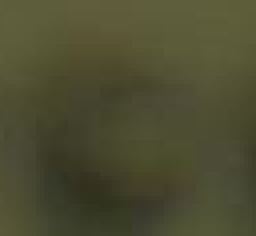
#> input picture Meta_Atoms/Array_1Crop/Array_1Crop_1,10.bmp, 64 x 59 px (shown 4 times larger); its folder holds only this picture in this run
$ jupyter execute --allow-errors KMeans_Clustering_Analysis.ipynb   (older library calls are emulated)
#> lines starting #> are read from the running program, lines starting #| are printed output that depends on the picture; after the words box and inside, x2 and y2 are one past the last pixel; in counts of white or black regions, pixels touching at a corner belong together
# High-Throughput Meta-Atom Defect Classification via K-Means Clustering

**Automated defect detection in metasurface arrays using unsupervised machine learning**

This notebook demonstrates a scalable pipeline for:
1. Automated segmentation of metasurface arrays into individual meta-atoms
2. Multi-dimensional feature extraction
3. K-Means clustering for defect categorization
4. Statistical validation and visualization

[cell 1]
import os
import cv2
import numpy as np
import matplotlib.pyplot as plt
import matplotlib.gridspec as gridspec
from matplotlib.patches import Rectangle, Circle
from matplotlib.colors import LinearSegmentedColormap
import glob
from pathlib import Path
from collections import Counter

from sklearn.preprocessing import StandardScaler
from sklearn.decomposition import PCA
from sklearn.cluster import KMeans
from sklearn.manifold import TSNE
from sklearn.metrics import silhouette_score, silhouette_samples

import warnings
warnings.filterwarnings('ignore')

np.random.seed(42)

# Publication-quality plot settings
plt.rcParams.update({
    'font.size': 11,
    'font.family': 'sans-serif',
    'axes.labelsize': 12,
    'axes.titlesize': 13,
    'xtick.labelsize': 10,
    'ytick.labelsize': 10,
    'legend.fontsize': 10,
    'figure.dpi': 150,
    'savefig.dpi': 300,
    'savefig.bbox': 'tight',
    'axes.spines.top': False,
    'axes.spines.right': False
})

# Color palette for clusters
CLUSTER_COLORS = ['#2ecc71', '#e74c3c', '#3498db', '#9b59b6', '#f39c12']
CLUSTER_NAMES = ['Intact', 'Missing', 'Collapsed', 'Irregular']

BASE_DIR = Path(os.getcwd())
OUTPUT_DIR = BASE_DIR / "Meta_Atoms"
FIGURES_DIR = BASE_DIR / "figures"
OUTPUT_DIR.mkdir(exist_ok=True)
FIGURES_DIR.mkdir(exist_ok=True)

print(f"Working directory: {BASE_DIR}")

---
## 1. Array Segmentation Pipeline

Automated extraction of 441 meta-atom tiles from each 21x21 metasurface array.

[cell 2]
def segment_array(image_path, output_dir, grid_size=21, tile_size=32, show_grid=False):
    """Extract individual meta-atom tiles from array image."""
    img = cv2.imread(str(image_path))
    if img is None:
        raise ValueError(f"Could not read {image_path}")

    H, W = img.shape[:2]
    base_name = os.path.splitext(os.path.basename(image_path))[0]
    array_dir = os.path.join(output_dir, base_name)
    os.makedirs(array_dir, exist_ok=True)

    x_spacing = W / grid_size
    y_spacing = H / grid_size

    tiles = []
    for r in range(grid_size):
        for c in range(grid_size):
            cx = int((c + 0.5) * x_spacing)
            cy = int((r + 0.5) * y_spacing)
            x1, y1 = max(0, cx - tile_size), max(0, cy - tile_size)
            x2, y2 = min(W, cx + tile_size), min(H, cy + tile_size)

            tile = img[y1:y2, x1:x2]
            fname = f"{base_name}_{r+1},{c+1}.bmp"
            cv2.imwrite(os.path.join(array_dir, fname), tile)
            tiles.append({'row': r+1, 'col': c+1, 'center': (cx, cy)})

    return img, tiles, (x_spacing, y_spacing)

# Process all arrays
arrays = ["Array_1Crop.bmp", "Array_2Crop.bmp", "Array_3Crop.bmp"]
array_images = {}

for arr in arrays:
    arr_path = BASE_DIR / arr
    if arr_path.exists():
        img, tiles, spacing = segment_array(str(arr_path), str(OUTPUT_DIR), show_grid=False)
        array_images[arr.replace('.bmp', '')] = img
        print(f"{arr}: Extracted {len(tiles)} tiles")

### Figure 1: Segmentation Overview

[cell 3]
# Create segmentation overview figure
fig = plt.figure(figsize=(14, 5))
gs = gridspec.GridSpec(1, 4, width_ratios=[1, 1, 1, 0.4], wspace=0.15)

for idx, (name, img) in enumerate(array_images.items()):
    ax = fig.add_subplot(gs[idx])
    img_rgb = cv2.cvtColor(img, cv2.COLOR_BGR2RGB)
    ax.imshow(img_rgb)

    # Draw grid overlay
    H, W = img.shape[:2]
    for i in range(22):
        ax.axhline(y=i * H/21, color='lime', linewidth=0.3, alpha=0.5)
        ax.axvline(x=i * W/21, color='lime', linewidth=0.3, alpha=0.5)

    ax.set_title(f'{name.replace("Crop", "")}\n(21 x 21 = 441 atoms)', fontsize=11)
    ax.axis('off')
#> in load_all_tiles, `img = cv2.imread(str(fpath), cv2.IMREAD_GRAYSCALE)`:
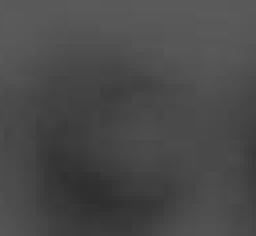
#> img: shape (59, 64) (shown 4 times larger); min 47, max 91, mean 73.5

# Info panel
ax_info = fig.add_subplot(gs[3])
ax_info.axis('off')
info_text = (
    "Segmentation\nStatistics\n"
    "----------\n"
    f"Arrays: 3\n"
    f"Grid: 21 x 21\n"
    f"Atoms/array: 441\n"
    f"Total atoms: 1323\n"
    f"Tile size: 64x64 px"
)
ax_info.text(0.1, 0.5, info_text, transform=ax_info.transAxes,
             fontsize=11, verticalalignment='center', fontfamily='monospace',
             bbox=dict(boxstyle='round', facecolor='#f0f0f0', edgecolor='gray'))

plt.suptitle('Automated Metasurface Array Segmentation Pipeline', fontsize=14, fontweight='bold', y=1.02)
plt.savefig(FIGURES_DIR / 'fig1_segmentation_overview.png', dpi=300, bbox_inches='tight')
plt.show()

---
## 2. Feature Extraction

[cell 4]
def extract_features(img_gray):
    """Extract comprehensive feature vector from meta-atom image."""
    # Gradient features
    sobelx = cv2.Sobel(img_gray, cv2.CV_64F, 1, 0, ksize=3)
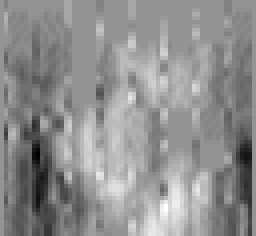
#> sobelx: shape (59, 64) float64 (shown 4 times larger); min -32, max 23, mean -1; drawn with min black and max white
    sobely = cv2.Sobel(img_gray, cv2.CV_64F, 0, 1, ksize=3)
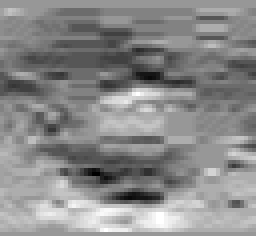
#> sobely: shape (59, 64) float64 (shown 4 times larger); min -28, max 19, mean -2.58; drawn with min black and max white
    mag = np.sqrt(sobelx**2 + sobely**2)
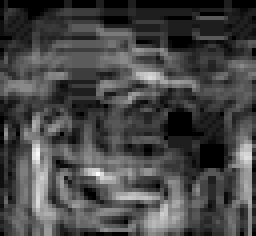
#> mag: shape (59, 64) float64 (shown 4 times larger); min 0, max 33.29, mean 9.3; drawn with min black and max white

    # Intensity features
    mean_intensity = np.mean(img_gray)
#> mean_intensity = 73.51
    std_intensity = np.std(img_gray)
#> std_intensity = 10.62

    # Binary segmentation
    img_bin = cv2.adaptiveThreshold(img_gray, 255, cv2.ADAPTIVE_THRESH_MEAN_C,
                                     cv2.THRESH_BINARY_INV, 21, 3)
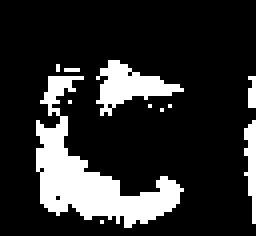
#> img_bin: shape (59, 64) (shown 4 times larger); 18% white; 11 white regions (8 under 20 px)

    # Contour features
    contours, _ = cv2.findContours(img_bin, cv2.RETR_EXTERNAL, cv2.CHAIN_APPROX_SIMPLE)
#> contours = 11 contours, 8 with area under 20; largest, box (x1, y1, x2, y2) and area: (9, 19, 46, 57) 390, (24, 15, 46, 29) 108, (61, 30, 64, 56) 24

    area, perimeter, solidity, circularity = 0, 0, 0, 0
    hu_moments = np.zeros(7)

    if contours:
        cnt = max(contours, key=cv2.contourArea)
#> cnt = contour of 103 points, box (x1, y1, x2, y2) (9, 19, 46, 57), area 390
        area = cv2.contourArea(cnt)
#> area = 389.5
        perimeter = cv2.arcLength(cnt, True)
#> perimeter = 183.1

        hull = cv2.convexHull(cnt)
#> hull = contour of 14 points, box (x1, y1, x2, y2) (9, 19, 46, 57), area 880
        hull_area = cv2.contourArea(hull)
#> hull_area = 880.5
        solidity = area / hull_area if hull_area > 0 else 0
#> solidity = 0.442
        circularity = (4 * np.pi * area) / (perimeter ** 2) if perimeter > 0 else 0
#> circularity = 0.146

        mask = np.zeros_like(img_bin)
        cv2.drawContours(mask, [cnt], -1, 255, -1)
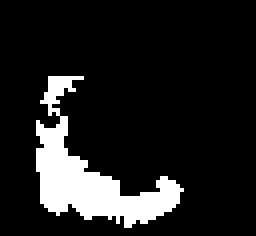
#> mask: shape (59, 64) (shown 4 times larger); 12.4% white; 1 white region, box (x1, y1, x2, y2) and area: (9, 19, 46, 57) 469
        hu_moments = cv2.HuMoments(cv2.moments(mask)).flatten()
#> hu_moments = [0.00154, 7.11e-07, 2.56e-09, 4.17e-10, -2.95e-19, -3.22e-13, -3.15e-19]

    return {
        'mean_intensity': mean_intensity,
        'std_intensity': std_intensity,
        'max_gradient': np.max(mag),
        'mean_gradient': np.mean(mag),
        'area': area,
        'solidity': solidity,
        'circularity': circularity,
        'hu_moments': hu_moments,
        'laplacian_var': cv2.Laplacian(img_gray, cv2.CV_64F).var()
    }

def load_all_tiles():
    """Load all tiles and extract features."""
    all_data = []

    for array_name in ["Array_1Crop", "Array_2Crop", "Array_3Crop"]:
        array_dir = OUTPUT_DIR / array_name
        if not array_dir.exists():
            continue

        for fpath in array_dir.glob("*.bmp"):
            img = cv2.imread(str(fpath), cv2.IMREAD_GRAYSCALE)
            if img is None:
                continue

            fname = fpath.stem
            try:
                coords = fname.split('_')[-1]
                row, col = map(int, coords.split(','))
            except:
                row, col = -1, -1

            features = extract_features(img)
#> features = 9 items
            all_data.append({
                'array': array_name,
                'filename': fpath.name,
                'filepath': str(fpath),
                'row': row, 'col': col,
                'image': img,
                **features
            })

    return all_data

# Load data
tile_data = load_all_tiles()
#> tile_data = 1 item
print(f"Total meta-atoms loaded: {len(tile_data)}")
#| Total meta-atoms loaded: 1

[cell 5]
def build_feature_matrix(tile_data):
    """Construct feature matrix for clustering."""
    features = []
    for t in tile_data:
        row = [
            t['mean_intensity'], t['std_intensity'],
            t['max_gradient'], t['mean_gradient'],
            t['area'], t['solidity'], t['circularity'],
            t['laplacian_var']
        ]
        hu_log = -np.sign(t['hu_moments']) * np.log10(np.abs(t['hu_moments']) + 1e-10)
        row.extend(hu_log)
        features.append(row)
#> this loop made 1 pass
#> hu_log on pass 1: [2.81, 6.15, 8.58, 9.29, -10, -10, -10]
#> after the loop, features = [[73.51, 10.62, 33.29, 9.3, 389.5, 0.442, 0.146, 4.07, 2.81, 6.15, 8.58, 9.29, -10, -10, -10]]

    X = np.nan_to_num(np.array(features), nan=0, posinf=0, neginf=0)
    return X

X_raw = build_feature_matrix(tile_data)
scaler = StandardScaler()
X_scaled = scaler.fit_transform(X_raw)

# PCA
pca = PCA(n_components=5)
#> (the rest of this cell did not finish here and is left out)

### Figure 2: Feature Space Visualization

[cell 6]
# t-SNE embedding
print("Computing t-SNE embedding...")
tsne = TSNE(n_components=2, perplexity=30, random_state=42, n_iter=1000)
#> (the rest of this cell did not finish here and is left out)

---
## 3. K-Means Clustering Analysis

### Figure 3: Optimal K Selection

[cell 7]
k_range = range(2, 10)
inertias = []
silhouettes = []

#> (the rest of this cell did not finish here and is left out)

[cell 8]
# Final K-Means with K=4
K = 4
kmeans = KMeans(n_clusters=K, random_state=42, n_init=20)
#> (the rest of this cell did not finish here and is left out)

### Figure 4: Clustering Results in Feature Space

[cell 9]
fig, axes = plt.subplots(1, 3, figsize=(15, 5))

# t-SNE with clusters
ax = axes[0]
#> (the rest of this cell did not finish here and is left out)

---
## 4. Cluster Sample Gallery

Representative examples from each cluster.

### Figure 5: Cluster Sample Grid (Large)

[cell 10]
def show_cluster_gallery(tile_data, n_samples=20):
    """Display large gallery of samples from each cluster."""
#> called with n_samples = 20
    n_clusters = K
    n_cols = n_samples

    fig, axes = plt.subplots(n_clusters, n_cols, figsize=(n_cols * 0.8, n_clusters * 1.2))

    for c in range(n_clusters):
        cluster_tiles = [t for t in tile_data if t['cluster'] == c]
        np.random.shuffle(cluster_tiles)
        samples = cluster_tiles[:n_samples]

        for j in range(n_cols):
            ax = axes[c, j]
            if j < len(samples):
                ax.imshow(samples[j]['image'], cmap='gray')
            ax.axis('off')

            # Row label
            if j == 0:
                ax.set_ylabel(f'C{c}\n(n={len(cluster_tiles)})', fontsize=10, fontweight='bold',
                             rotation=0, labelpad=30, va='center', color=CLUSTER_COLORS[c])

    plt.suptitle('Cluster Sample Gallery: 20 Random Samples per Cluster', fontsize=14, fontweight='bold', y=1.01)
    plt.tight_layout()
    plt.savefig(FIGURES_DIR / 'fig5_cluster_gallery.png', dpi=300, bbox_inches='tight')
    plt.show()

#> (the rest of this cell did not finish here and is left out)

### Figure 6: Extended Cluster Examples (50 per cluster)

[cell 11]
def show_extended_gallery(tile_data, cluster_id, n_samples=50):
    """Show many examples from a single cluster."""
    cluster_tiles = [t for t in tile_data if t['cluster'] == cluster_id]
    np.random.shuffle(cluster_tiles)
    samples = cluster_tiles[:n_samples]

    n_cols = 10
    n_rows = (n_samples + n_cols - 1) // n_cols

    fig, axes = plt.subplots(n_rows, n_cols, figsize=(n_cols * 1.2, n_rows * 1.2))
    axes = axes.flatten()

    for i, ax in enumerate(axes):
        if i < len(samples):
            ax.imshow(samples[i]['image'], cmap='gray')
            ax.set_title(f"{samples[i]['row']},{samples[i]['col']}", fontsize=6, pad=1)
        ax.axis('off')

    plt.suptitle(f'Cluster {cluster_id}: {len(cluster_tiles)} Total Atoms ({n_samples} shown)',
                 fontsize=14, fontweight='bold', color=CLUSTER_COLORS[cluster_id], y=1.01)
    plt.tight_layout()
    return fig

# Show each cluster
#> (the rest of this cell did not finish here and is left out)

---
## 5. Spatial Distribution Analysis

### Figure 7: Cluster Heatmaps on Array

[cell 12]
def create_cluster_map(tile_data, array_name):
    """Create spatial heatmap of clusters on array grid."""
    grid = np.full((21, 21), -1)

    for tile in tile_data:
        if tile['array'] == array_name and tile['row'] > 0 and tile['col'] > 0:
            grid[tile['row']-1, tile['col']-1] = tile['cluster']

    return grid

fig, axes = plt.subplots(1, 3, figsize=(14, 5))

# Custom colormap for clusters
cmap = LinearSegmentedColormap.from_list('clusters', CLUSTER_COLORS[:K], N=K)

#> (the rest of this cell did not finish here and is left out)

### Figure 8: Cluster Feature Distributions

[cell 13]
fig, axes = plt.subplots(2, 3, figsize=(14, 8))
axes = axes.flatten()

features_to_plot = [
    ('mean_intensity', 'Mean Intensity'),
    ('area', 'Contour Area'),
    ('solidity', 'Solidity'),
    ('circularity', 'Circularity'),
    ('max_gradient', 'Max Gradient'),
    ('std_intensity', 'Intensity Std Dev')
]

#> (the rest of this cell did not finish here and is left out)

---
## 6. Summary Statistics

### Figure 9: Pipeline Summary

[cell 14]
fig = plt.figure(figsize=(16, 10))
gs = gridspec.GridSpec(3, 4, height_ratios=[1.2, 1, 1], hspace=0.3, wspace=0.25)

# Row 1: Pipeline overview
ax_pipe = fig.add_subplot(gs[0, :])
ax_pipe.axis('off')

# Draw pipeline boxes
steps = [
    ('Input\nArrays', '#3498db', '3 BMP\nImages'),
    ('Segmentation', '#2ecc71', '1323\nTiles'),
    ('Feature\nExtraction', '#f39c12', '15 Features\nper tile'),
    ('K-Means\nClustering', '#9b59b6', '4 Clusters'),
    ('Classification', '#e74c3c', 'Defect\nLabels')
]

for i, (label, color, detail) in enumerate(steps):
    x = 0.1 + i * 0.18
    rect = plt.Rectangle((x, 0.3), 0.14, 0.4, transform=ax_pipe.transAxes,
                          facecolor=color, edgecolor='black', linewidth=2, alpha=0.8)
    ax_pipe.add_patch(rect)
    ax_pipe.text(x + 0.07, 0.5, label, transform=ax_pipe.transAxes,
                 ha='center', va='center', fontsize=11, fontweight='bold', color='white')
    ax_pipe.text(x + 0.07, 0.2, detail, transform=ax_pipe.transAxes,
                 ha='center', va='center', fontsize=9, style='italic')

    if i < len(steps) - 1:
        ax_pipe.annotate('', xy=(x + 0.16, 0.5), xytext=(x + 0.14, 0.5),
                         xycoords='axes fraction', textcoords='axes fraction',
                         arrowprops=dict(arrowstyle='->', color='black', lw=2))

ax_pipe.set_title('High-Throughput Meta-Atom Defect Classification Pipeline', fontsize=14, fontweight='bold')

# Row 2: Cluster pie chart and bar chart
ax_pie = fig.add_subplot(gs[1, 0])
#> (the rest of this cell did not finish here and is left out)

---
## 7. Cluster Statistics Table

[cell 15]
print("=" * 80)
print("CLUSTER STATISTICS SUMMARY")
print("=" * 80)
print(f"{'Cluster':<10} {'Count':>8} {'%':>8} {'Intensity':>12} {'Area':>10} {'Solidity':>10} {'Circular':>10}")
print("-" * 80)

#> (the rest of this cell did not finish here and is left out)

---
## 8. Export Results

[cell 16]
import csv

# Export to CSV
csv_path = OUTPUT_DIR / 'kmeans_clustering_results.csv'
fieldnames = ['array', 'filename', 'row', 'col', 'cluster', 'mean_intensity', 'area',
              'solidity', 'circularity', 'max_gradient', 'filepath']

with open(csv_path, 'w', newline='') as f:
    writer = csv.DictWriter(f, fieldnames=fieldnames, extrasaction='ignore')
    writer.writeheader()
    for tile in tile_data:
        writer.writerow(tile)
#> this loop made 1 pass

print(f"Results exported to: {csv_path}")
print(f"Figures saved to: {FIGURES_DIR}")
print(f"\nGenerated figures:")
for f in sorted(FIGURES_DIR.glob('*.png')):
    print(f"  - {f.name}")

---
## 9. Throughput Analysis

[cell 17]
import time

# Benchmark throughput
print("Throughput Benchmarking...")
print("=" * 50)

# Time feature extraction
sample_tiles = tile_data[:100]
#> sample_tiles = 1 item
start = time.time()
for tile in sample_tiles:
    _ = extract_features(tile['image'])
#> this loop made 1 pass
#> (mean_intensity in extract_features, std_intensity in extract_features, area in extract_features, perimeter in extract_features, solidity in extract_features, circularity in extract_features, hu_moments in extract_features, hull_area in extract_features) on pass 1: (73.51, 10.62, 389.5, 183.1, 0.442, 0.146, [0, 0, 0, 0, 0, 0, 0], 880.5)
feat_time = time.time() - start
feat_per_sec = 100 / feat_time

# Time clustering
start = time.time()
#> (the rest of this cell did not finish here and is left out)
